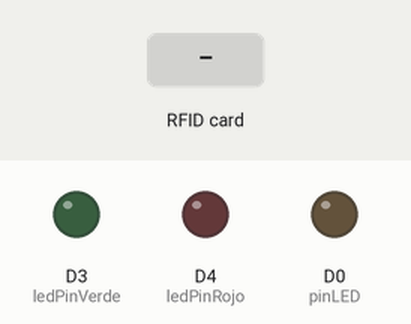
A sketch run on a simulated ESP8266 (NodeMCU). Parts: output pins drawn as LEDs (lit = HIGH). The test bench sets the inputs (shaded band). WiFi joins after 1.5 s; servers stay silent unless stated; the Firebase database answers and starts empty; what the sketch prints to the serial monitor is not drawn.

Above: at 2.7 s.
2.8 s: RFID card 73 8A 95 79 held to the reader
At 3.5 s:
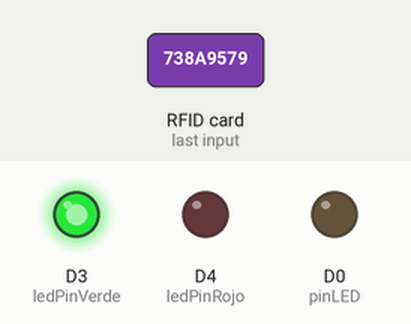
5.8 s: RFID card 5E 7A 19 C4 held to the reader
At 7.4 s:
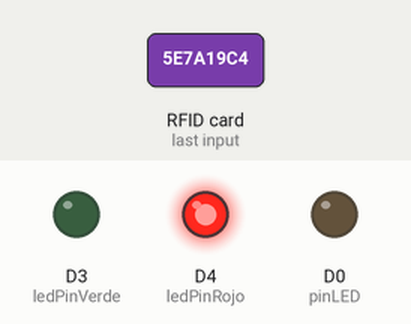
8.8 s: RFID card C1 2F D6 0E held to the reader
At 10.1 s:
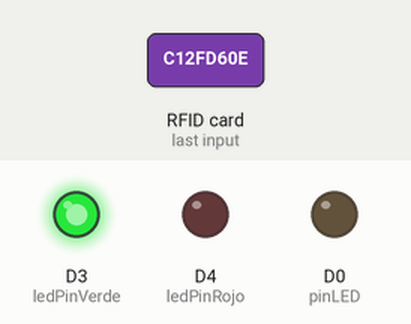
Timing chart, 0 to 12.6 s (numbered marks = the images above; inputs shaded):
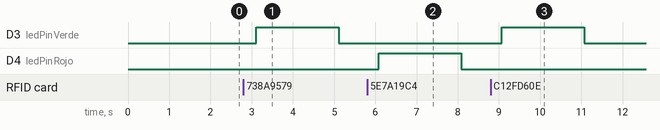

The sketch:

originalCode.ino
```cpp
#include <SPI.h>
#include <MFRC522.h>

#define RST_PIN 5    // Pin de reinicio del RC522
#define SS_PIN 4     // Pin de selección del RC522
MFRC522 mfrc522(SS_PIN, RST_PIN); ///Creamos el objeto para el RC522
const int ledPinVerde = D3;
const int ledPinRojo = D4;
const int fotoresistenciaPin = A0;
int lightPin = A0;
int lightVal;
const int pinLED = D0;
int dt = 100;
int minimo = 900;

#include <FirebaseESP8266.h> // Asegúrate de que has incluido la biblioteca de Firebase adecuada

#define WIFI_SSID "S23"
#define WIFI_PASSWORD "Keea3715"
#define API_KEY "AIzaSyCBM842ZTZp15sMTeEz0AzKCAY4Nzegkqc"
#define DATABASE_URL ""
#define USER_EMAIL ""
#define USER_PASSWORD "123456"

FirebaseData fbdo;
FirebaseAuth auth;
FirebaseConfig config;


void setup() {
  Serial.begin(9600); // Iniciamos La comunicación serial
  SPI.begin();        // Iniciamos el Bus SPI
  mfrc522.PCD_Init(); // Iniciamos el MFRC522
  pinMode(ledPinVerde, OUTPUT);
  pinMode(ledPinRojo, OUTPUT);
  pinMode(lightPin, INPUT);
  pinMode(pinLED, OUTPUT);
  Serial.println("Control de acceso:");

  // Inicializar la conexión WiFi
  WiFi.begin(WIFI_SSID, WIFI_PASSWORD);
  while (WiFi.status() != WL_CONNECTED) {
    delay(500);
    Serial.print(".");
  }
  Serial.println("Conectado a WiFi");

  // Configurar Firebase
  config.api_key = API_KEY;
  auth.user.email = USER_EMAIL;
  auth.user.password = USER_PASSWORD;
  config.database_url = DATABASE_URL;

  Firebase.begin(&config, &auth);
  Firebase.reconnectWiFi(true);

  Serial.println("Conectado a Firebase");
}

byte ActualUID[4]; // Almacenará el código del Tag leído
byte Usuario1[4] = {0x73, 0x8A, 0x95, 0x79}; // Código del usuario 1
byte Usuario2[4] = {0xC1, 0x2F, 0xD6, 0x0E}; // Código del usuario 2
char UID_actual[12];

// el codigo para la utilizacion del sensor rfid-rc522 se baso en el siguiente tutorial: https://naylampmechatronics.com/blog/22_tutorial-modulo-lector-rfid-rc522.html
void loop() {
  // Revisamos si hay nuevas tarjetas presentes
  if (mfrc522.PICC_IsNewCardPresent()) {
    // Seleccionamos una tarjeta
    if (mfrc522.PICC_ReadCardSerial()) {
      // Enviamos serialemente su UID
      Serial.print(F("Card UID:"));
      for (byte i = 0; i < mfrc522.uid.size; i++) {
        Serial.print(mfrc522.uid.uidByte[i] < 0x10 ? " 0" : " ");
        Serial.print(mfrc522.uid.uidByte[i], HEX);
        ActualUID[i] = mfrc522.uid.uidByte[i];
      }
      ImprimeHex();
      Serial.print("     ");
      // Comparamos los UID para determinar si es uno de nuestros usuarios
      if (compareArray(ActualUID, Usuario1)) {
        Serial.println("Acceso concedido...");
        digitalWrite(ledPinVerde, HIGH);
        digitalWrite(ledPinRojo, LOW);
        delay(2000);
        digitalWrite(ledPinVerde, LOW);
        // Enviamos el acceso concedido a Firebase
        //Firebase.setBool(fbdo, "/acceso", true);
        Firebase.setBool(fbdo, "/access_logs/user_1", true);


      } else if (compareArray(ActualUID, Usuario2)) {
        Serial.println("Acceso concedido...");
        digitalWrite(ledPinVerde, HIGH);
        digitalWrite(ledPinRojo, LOW);
        delay(2000);
        digitalWrite(ledPinVerde, LOW);
        // Enviamos el acceso concedido a Firebase
        //Firebase.setBool(fbdo, "/acceso", true);
        Firebase.setBool(fbdo, "/access_logs/user_2", true);

      } else {
        Serial.println("Acceso denegado...");
        digitalWrite(ledPinVerde, LOW);
        digitalWrite(ledPinRojo, HIGH);
        delay(2000);
        digitalWrite(ledPinRojo, LOW);
        // Enviamos el acceso denegado a Firebase
        //Firebase.setBool(fbdo, "/acceso", false);
        Firebase.setBool(fbdo, "/access_logs/user_unknown", false);
      }

      // Terminamos la lectura de la tarjeta actual
      mfrc522.PICC_HaltA();
    }
  }
  int Read_value = 0;
  Firebase.getInt(fbdo, "/led", &Read_value);
  if(Read_value == 0){
    digitalWrite(pinLED, LOW);
  } else {
    lightVal = analogRead(lightPin);
    Firebase.setString(fbdo, "/Nivel de Oscuridad", lightVal);
    delay(dt);
    if(lightVal > minimo){
      digitalWrite(pinLED, HIGH);
      Firebase.setString(fbdo, "/Luces", "Luces Encendidas");
    } else{
      digitalWrite(pinLED, LOW);
      Firebase.setString(fbdo, "/Luces", "Luces Apagadas");
      }
  }


}

// Función para comparar dos vectores
boolean compareArray(byte array1[], byte array2[]) {
  if (array1[0] != array2[0]) return (false);
  if (array1[1] != array2[1]) return (false);
  if (array1[2] != array2[2]) return (false);
  if (array1[3] != array2[3]) return (false);
  return (true);
}

void ImprimeHex(){ // pasar referencia a Byte?
   // Inicializar la cadena UID con una cadena vacía.
  strcpy(UID_actual, "");

  // Recorrer el arreglo de bytes y construir la cadena con el formato deseado.
  for (int i = 0; i < 4; i++) {
    char temp[3]; // Crear una cadena temporal para almacenar cada byte convertido a hexadecimal.
    sprintf(temp, "%02X", ActualUID[i]); // Convertir el byte a formato hexadecimal y almacenarlo en la cadena temporal.
    strcat(UID_actual, temp); // Concatenar la cadena temporal a la cadena UID.

    if (i < 3) {
      strcat(UID_actual, " "); // Agregar un espacio después de cada byte, excepto el último.
    }
  }
  FirebaseJson json;

  json.set("UID", UID_actual);

  json.set("Ts/.sv", "timestamp");

  Firebase.pushJSON(fbdo, "/entradas", json);

}
```

Measured:
- after the input at 2.8 s, D3 (ledPinVerde): LOW → HIGH after 0.31 s, → LOW 2.0 s later
- after the input at 5.8 s, D4 (ledPinRojo): LOW → HIGH after 0.29 s, → LOW 2.0 s later
- after the input at 8.8 s, D3 (ledPinVerde): LOW → HIGH after 0.27 s, → LOW 2.0 s later
